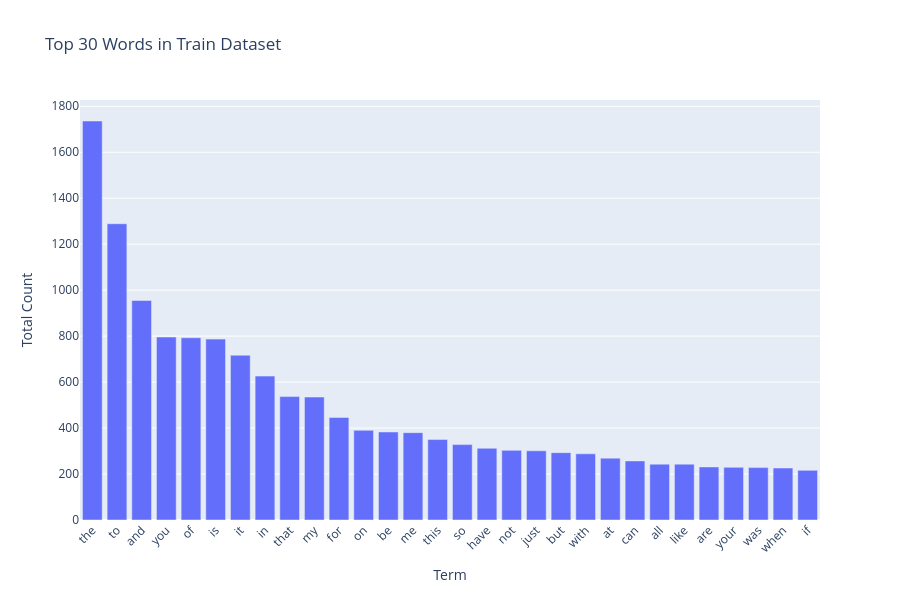
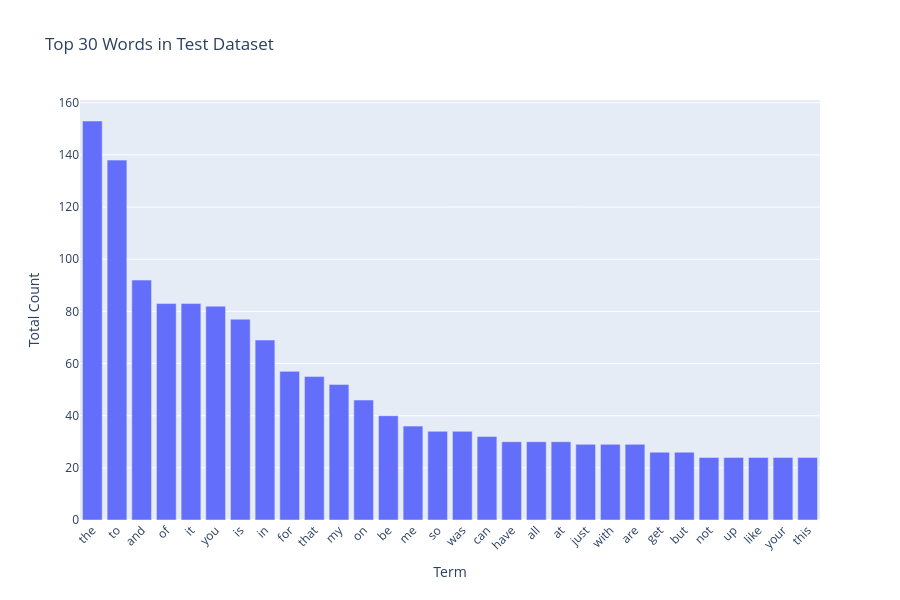

Notebook cell for these charts, in order:
### Markdown cell above
---
##### <a id='toc1_5_1_1_1_'></a>[**>>> Exercise 1 (Take home):**](#toc0_)
Plot word frequency for Top 30 words in both train and test dataset. (Hint: refer to DM lab 1)

### Code cell
# Answer here
from sklearn.feature_extraction.text import CountVectorizer
import numpy as np
import plotly.express as px

# train dataset plotting
count_vect = CountVectorizer()
X_counts = count_vect.fit_transform(train_df['text'])

# Compute term frequencies
term_frequencies = np.asarray(X_counts.sum(axis=0))[0]
terms = count_vect.get_feature_names_out()

# Build DataFrame
df = pd.DataFrame({"Term": terms, "Frequency": term_frequencies})

# Sort by frequency descending
df_sorted = df.sort_values(by="Frequency", ascending=False)

# Pick top 30 words
df_top = df_sorted.head(30)

# Plot using Plotly
fig = px.bar(df_top, x="Term", y="Frequency",
             title="Top 30 Words in Train Dataset",
             labels={"Frequency": "Total Count"})
fig.update_layout(xaxis_tickangle=-45, height=600, width=900)
fig.show()

# test dataset plotting
count_vect = CountVectorizer()
X_counts = count_vect.fit_transform(test_df['text'])

# Compute term frequencies
term_frequencies = np.asarray(X_counts.sum(axis=0))[0]
terms = count_vect.get_feature_names_out()

# Build DataFrame
df = pd.DataFrame({"Term": terms, "Frequency": term_frequencies})

# Sort by frequency descending
df_sorted = df.sort_values(by="Frequency", ascending=False)

# Pick top 30 words
df_top = df_sorted.head(30)

# Plot using Plotly
fig = px.bar(df_top, x="Term", y="Frequency",
             title="Top 30 Words in Test Dataset",
             labels={"Frequency": "Total Count"})
fig.update_layout(xaxis_tickangle=-45, height=600, width=900)
fig.show()

### Figure 1 — Plotly figure (JSON) as saved in the notebook; plotly's stock layout.template omitted (floating-point values rounded to 4 significant figures)
{"data": [{"hovertemplate": "Term=%{x}<br>Total Count=%{y}<extra></extra>", "legendgroup": "", "marker": {"color": "#636efa", "pattern": {"shape": ""}}, "name": "", "orientation": "v", "showlegend": false, "textposition": "auto", "type": "bar", "x": ["the", "to", "and", "you", "of", "is", "it", "in", "that", "my", "for", "on", "be", "me", "this", "so", "have", "not", "just", "but", "with", "at", "can", "all", "like", "are", "your", "was", "when", "if"], "xaxis": "x", "y": [1736, 1289, 955, 796, 793, 787, 717, 626, 537, 535, 446, 390, 383, 380, 350, 328, 312, 303, 301, 293, 288, 269, 257, 243, 243, 231, 229, 228, 226, 216], "yaxis": "y"}], "layout": {"barmode": "relative", "height": 600, "legend": {"tracegroupgap": 0}, "title": {"text": "Top 30 Words in Train Dataset"}, "width": 900, "xaxis": {"anchor": "y", "domain": [0, 1], "tickangle": -45, "title": {"text": "Term"}}, "yaxis": {"anchor": "x", "domain": [0, 1], "title": {"text": "Total Count"}}}}

### Figure 2 — Plotly figure (JSON) as saved in the notebook; plotly's stock layout.template omitted (floating-point values rounded to 4 significant figures)
{"data": [{"hovertemplate": "Term=%{x}<br>Total Count=%{y}<extra></extra>", "legendgroup": "", "marker": {"color": "#636efa", "pattern": {"shape": ""}}, "name": "", "orientation": "v", "showlegend": false, "textposition": "auto", "type": "bar", "x": ["the", "to", "and", "of", "it", "you", "is", "in", "for", "that", "my", "on", "be", "me", "so", "was", "can", "have", "all", "at", "just", "with", "are", "get", "but", "not", "up", "like", "your", "this"], "xaxis": "x", "y": [153, 138, 92, 83, 83, 82, 77, 69, 57, 55, 52, 46, 40, 36, 34, 34, 32, 30, 30, 30, 29, 29, 29, 26, 26, 24, 24, 24, 24, 24], "yaxis": "y"}], "layout": {"barmode": "relative", "height": 600, "legend": {"tracegroupgap": 0}, "title": {"text": "Top 30 Words in Test Dataset"}, "width": 900, "xaxis": {"anchor": "y", "domain": [0, 1], "tickangle": -45, "title": {"text": "Term"}}, "yaxis": {"anchor": "x", "domain": [0, 1], "title": {"text": "Total Count"}}}}
